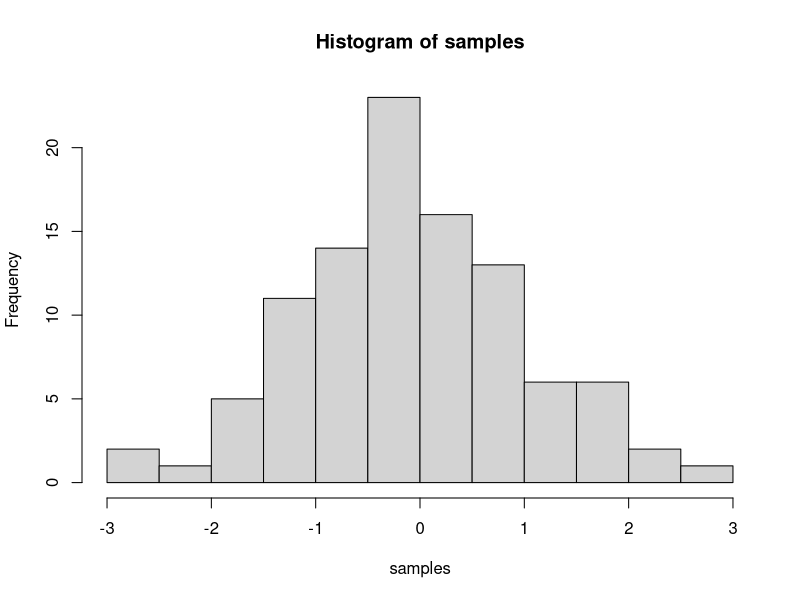

Source code (R):
## ---- chunk 1
knitr::opts_chunk$set(message=FALSE,warning=FALSE, cache=TRUE)
## ---- chunk 2
samples <- rnorm(100, mean=0, sd=1)
hist(samples)
## ---- chunk 3
1+2
2*5
5/3
(1+6+4)/5

## ---- chunk 4
a<-1
b<-2
a+b

d<-c(1,2,3)
e<-c(5,6,7)
d+e
d*e
d/e

## ---- chunk 5
# for loop solution
# i becomes the number 1 to 100 at each step of the loop


a <- length(100) # make empty variable, set length to 100
for (i in 1:100){
  a[i] <-i #assigns the number in i, to the ith index of a
}

print(a)

# for loop solution #2

a<-c() #create empty variable using combine command
for (i in 1:100){
  a<-c(a,i) # keeps combining a with itself and the new number in i
}
print(a)

# seq solution
a <- seq(1,100,1) # look up help for seq using ?seq() in console
print(a)

